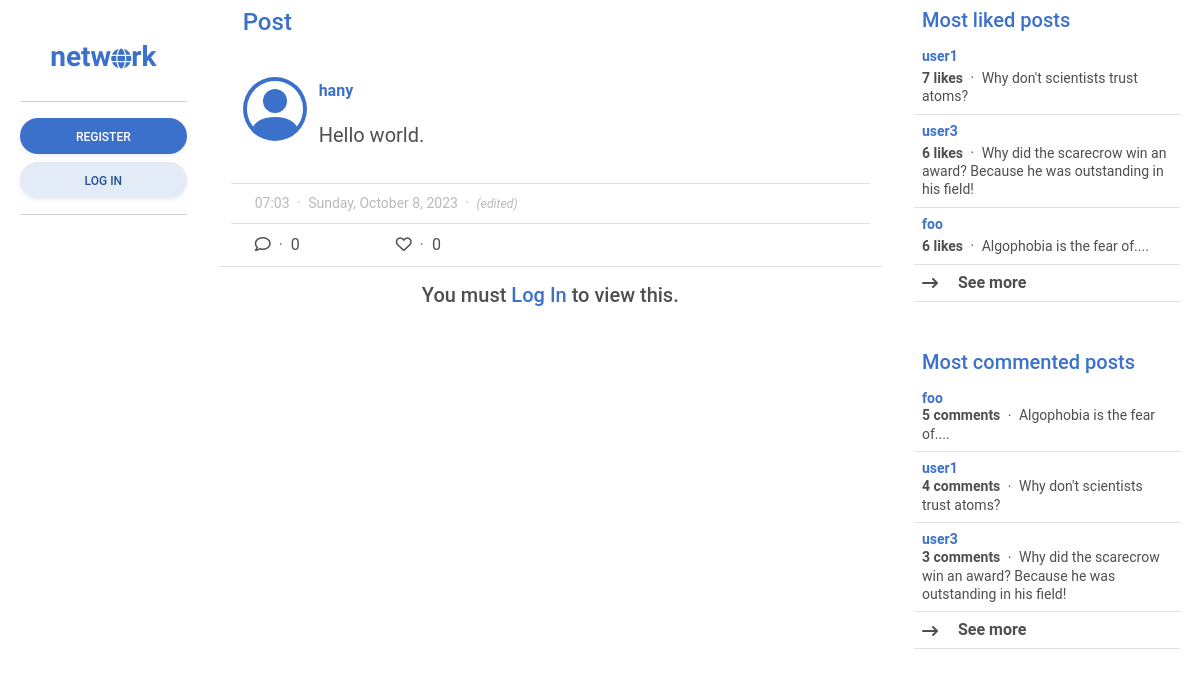
Screenshot of /post/23 with the database file from the repository.
### network/models.py (models this page shows, shortened)
class Post(models.Model):
    content = models.CharField(max_length=255)
    poster = models.ForeignKey(User, on_delete=models.CASCADE, related_name="posts")
    likers = models.ManyToManyField(User, blank=True, related_name="likes")
    date_posted = models.DateTimeField(auto_now_add=True)
    edited = models.BooleanField(default=False)
    def most_liked_posts():
        posts = Post.objects.annotate(likes_count=Count('likers'))
        return posts.order_by('-likes_count')
    def most_commented_posts():
        posts = Post.objects.annotate(comment_count=Count('comments'))
        return posts.order_by('-comment_count')
    class Meta:
        ordering = ["-date_posted"]

class User(AbstractUser):
    pass
    date_joined = models.DateTimeField(auto_now_add=True)
    following = models.ManyToManyField("self", blank=True, related_name="followers", symmetrical=False)
    def most_followed_users():
        users = User.objects.annotate(follower_count=Count('followers'))
        return users.order_by('-follower_count')

### network/views.py (the view, shortened to what this page needs)
# urls.py: path("post/<int:id>", views.post, name="post"),
def post(request, id):
    most_followed_users = User.most_followed_users()
    most_liked_posts = Post.most_liked_posts()
    most_commented_posts = Post.most_commented_posts()
    post = Post.objects.get(pk=id)
    post_comments = post.comments.all()
    return render(request, "network/post.html", {
        "post": post,
        "post_comments": post_comments,
        "most_followed_users": most_followed_users,
        "most_liked_posts": most_liked_posts,
        "most_commented_posts": most_commented_posts,
    })

### network/templates/network/post.html (shortened to what this page needs)
{% extends "network/layout.html" %}
{% block sidebar_left %}
    {% include "network/sidebar_left.html" %}
{% endblock %}
{% block main %}
    <div class="h4 mb-0 pb-4 pt-2 px-4 text-primary sticky-top transparan">
        Post
    </div>
    <div class="container border-bottom" id="post_id_{{ post.id }}">
        <div class="px-4 pt-3 border-bottom">
            <div class="row">
                <div class="col-auto p-0">
                    <a href="{% url 'profile' user=post.poster.username %}">
                    </a>
                </div>
                <div class="col align-self-center">
                    <div>
                        <a href="{% url 'profile' user=post.poster.username %}" class="fw-bold text-decoration-none align-middle">
                            {{ post.poster.username }}
                        </a>
                    </div>
                    <div class="py-3 blockquote" id="og_{{post.id}}">{{ post.content }}</div>
                </div>
            </div>
        </div>
        <div class="border-bottom py-2 px-4">
            <div class="small text-muted opacity-50">
                {{ post.date_posted.time|date:"h:i"}}
                <span class="mx-1 align-self-center">&#183;</span>
                {{post.date_posted.date|date:"l, F j, Y"}}
                <span class="mx-1 align-self-center">&#183;</span>
                <span class="small align-self-center fst-italic" id="editedStatus_{{ post.id }}">
                    {% if post.edited %}
                    (edited)
                    {% endif %}
                </span>
            </div>
        </div>
        <div class="px-4 py-2 d-flex justify-content-start align-items-center">
            <div class="pe-5" role="button" data-mdb-toggle="modal" data-mdb-target="#comment_modal_{{ post.id }}">
                <i class="fa-regular fa-comment"></i>
                <span class="mx-1 text-muted">&#183;</span>
                {% if post.comments.count %}
                {{ post.comments.count }}
                {% else %}
                0
                {% endif %}
            </div>
            <div class="px-5">
                <span id="likes_button_{{ post.id }}" role="button" onclick="likePost({{ post.id }})">
                    <i
                    {% if user.is_authenticated %}
                        {% if user in post.likers.all %}
                        class="fa-solid fa-heart text-danger"
                        {% endif %}
                    class="fa-regular fa-heart"
                    {% else %}
                    class="fa-regular fa-heart" role="button" data-mdb-toggle="modal" data-mdb-target="#like_post_{{ post.id }}" {% endif %}>
                    </i>
                </span>
                <span class="mx-1 text-muted">&#183;</span>
                <span role="button" data-mdb-toggle="modal" data-mdb-target="#likers_modal_{{ post.id }}" id="likes_number_{{ post.id }}">
                    {% if post.likers.count %}
                    {{ post.likers.count }}
                    {% else %}
                    0
                    {% endif %}
                </span>
            </div>
        </div>
    </div>
    <div class="container px-0 pb-4">
        {% include "network/comments.html" with comments=post.comments.all %}
    </div>
{% endblock %}
{% block sidebar_right %}
    {% include "network/sidebar_right.html" %}
{% endblock %}

### network/templates/network/sidebar_right.html (shortened to what this page needs)
<div class="mb-5 lh-sm">
    <div class="h5 px-2 text-primary sticky-top transparan">Most liked posts</div>
    <div class="list-group list-group-light list-group-small">
        {% for post in most_liked_posts|slice:":3" %}
        <div class="post p-2 border-bottom small">
            <a href="{% url 'post' id=post.id %}" class="text-body text-decoration-none align-middle">
                <div class="text-primary fw-bold mb-1">{{ post.poster.username }}</div>
                <span class="fw-bold">{{ post.likers.count }} likes</span>
                <span class="mx-1 align-middle">&#183;</span>
                <span>{{post.content}}</span>
            </a>
        </div>
        {% endfor %}
        <div class="fw-bold post p-2 border-bottom" role="button" data-mdb-toggle="modal" data-mdb-target="#most_liked_posts">
            <i class="align-middle me-3 fa-solid fa-arrow-right-long"></i>
            See more
        </div>
    </div>
</div>
<div class="lh-sm">
    <div class="h5 px-2 text-primary">Most commented posts</div>
    <div class="list-group list-group-light list-group-small">
        {% for post in most_commented_posts|slice:":3" %}
        <div class="post p-2 border-bottom small">
            <a href="{% url 'post' id=post.id %}" class="text-body text-decoration-none align-middle">
                <div class="text-primary fw-bold">{{ post.poster.username }}</div>
                <span class="fw-bold">{{ post.comments.count }} comments</span>
                <span class="mx-1 align-middle">&#183;</span>
                {{ post.content }}
            </a>
        </div>
        {% endfor %}
        <div class="fw-bold post p-2 border-bottom" role="button" data-mdb-toggle="modal" data-mdb-target="#most_commented_posts">
            <i class="align-middle me-3 fa-solid fa-arrow-right-long"></i>
            See more
        </div>
    </div>
</div>

### network/static/network/styles.css (style rules this page uses)
.transparan { background: rgba(255, 255, 255, 0.75); backdrop-filter: blur(2px); }

### rows the page displays
Post: poster.username "hany", content "Hello world.", date_posted.time "07:03", date_posted "Sunday, October 8, 2023"
Post: poster.username "user1", likers.count "7", content "Why don't scientists trust atoms?", comments.count "4"
Post: poster.username "user3", likers.count "6", content "Why did the scarecrow win an award? Because he was outstanding in his field!", comments.count "3"
Post: poster.username "foo", likers.count "6", content "Algophobia is the fear of....", comments.count "5"
